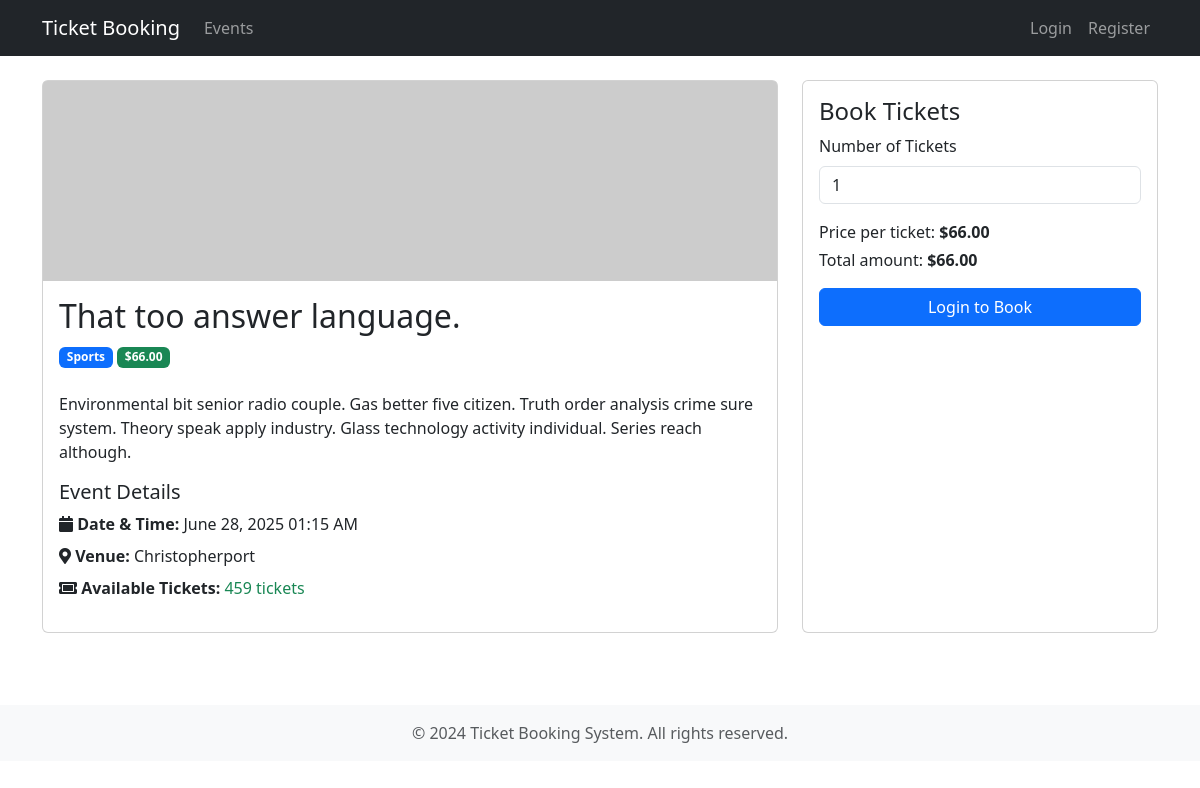
The page /events/6 on the database its author committed.
### app/models/event.py (models this page shows, shortened)
class Event(db.Model):
    __tablename__ = "events"
    id = db.Column(db.Integer, primary_key=True)
    title = db.Column(db.String(200), nullable=False)
    description = db.Column(db.Text)
    status = db.Column(db.String(50), default="draft")
    venue = db.Column(db.String(200), nullable=False)
    event_date = db.Column(db.DateTime, nullable=False)
    total_tickets = db.Column(db.Integer, nullable=False)
    available_tickets = db.Column(db.Integer, nullable=False)
    price = db.Column(db.Float, nullable=False)
    category = db.Column(db.String(50))
    image_url = db.Column(db.String(500))
    is_active = db.Column(db.Boolean, default=True)
    created_at = db.Column(db.DateTime, default=datetime.utcnow)
    updated_at = db.Column(
        db.DateTime, default=datetime.utcnow, onupdate=datetime.utcnow
    )
    tickets = db.relationship("Ticket", backref="event", lazy=True)

### app/routes/events.py (the view)
@events_bp.route("/<int:event_id>")
def detail(event_id):
    event = Event.query.get_or_404(event_id)
    form = BookingForm()
    return render_template("events/detail.html", event=event, form=form)

### app/forms/booking.py
class BookingForm(FlaskForm):
    quantity = IntegerField("Number of Tickets", default=1)
    submit = SubmitField("Book Now")
    def __init__(self, max_tickets=10, *args, **kwargs):
        super().__init__(*args, **kwargs)
        self.quantity.validators = [
            DataRequired(),
            NumberRange(min=1, max=max_tickets, message=f"You can book between 1 and {max_tickets} tickets"),
        ]

### app/routes/auth.py (called while the page is built)
@auth_bp.before_app_request
def before_request():
    if current_user.is_authenticated and not current_user.is_confirmed \
        and request.blueprint != 'auth' \
        and request.endpoint != 'static':
        return redirect(url_for('auth.unconfirmed'))

### app/utils/filters.py (called while the page is built)
def format_price(value):
    return f"${value:,.2f}"

### app/templates/events/detail.html (shortened to what this page needs)
{% extends "base.html" %}
{% block content %}
<div class="row">
    <div class="col-md-8 mb-4">
        <div class="card h-100">
            {% if event.image_url %}
            <img src="{{ event.image_url }}" class="card-img-top event-image" alt="{{ event.title }}">
            {% else %}
            <img src="{{ url_for('static', filename='images/default-event.jpg') }}" class="card-img-top event-image"
                alt="Default Event Image">
            {% endif %}
            <div class="card-body">
                <h2 class="card-title">{{ event.title }}</h2>
                <div class="mb-4">
                    <span class="badge bg-primary">{{ event.category }}</span>
                    <span class="badge bg-success">{{ event.price | format_price }}</span>
                </div>
                <p class="card-text">{{ event.description }}</p>
                <div class="mb-3">
                    <h5>Event Details</h5>
                    <ul class="list-unstyled">
                        <li class="mb-2">
                            <i class="fas fa-calendar"></i>
                            <strong> Date & Time: </strong>
                            {{ event.event_date.strftime('%B %d, %Y %I:%M %p') }}
                        </li>
                        <li class="mb-2">
                            <i class="fas fa-map-marker-alt"></i>
                            <strong> Venue: </strong>
                            {{ event.venue }}
                        </li>
                        <li class="mb-2">
                            <i class="fas fa-ticket-alt"></i>
                            <strong> Available Tickets: </strong>
                            {% if event.available_tickets > 0 %}
                            <span class="text-success">{{ event.available_tickets }} tickets</span>
                            {% else %}
                            <span class="text-danger">Sold Out</span>
                            {% endif %}
                        </li>
                    </ul>
                </div>
            </div>
        </div>
    </div>
    <div class="col-md-4 mb-4">
        <div class="card h-100">
            <div class="card-body">
                <h4 class="card-title">Book Tickets</h4>
                {% if event.available_tickets > 0 %}
                <form method="POST" action="{{ url_for('booking.create_booking', event_id=event.id) }}">
                    <div class="mb-3">
                        <label for="quantity" class="form-label">Number of Tickets</label>
                        {{ form.quantity(class="form-control", id="quantity", min=1, max=event.available_tickets) }}
                    </div>
                    <div class="mb-3">
                        <p class="mb-1">Price per ticket: <strong>{{ event.price | format_price }}</strong></p>
                        <p class="mb-1">Total amount: <strong id="total-amount">{{ event.price | format_price
                                }}</strong></p>
                    </div>
                    <div class="d-grid">
                        {% if current_user.is_authenticated %}
                        <button type="submit" class="btn btn-primary">Book Now</button>
                        {% else %}
                        <a href="{{ url_for('auth.login', next=request.path) }}" class="btn btn-primary">Login to
                            Book</a>
                        {% endif %}
                    </div>
                </form>
                {% else %}
                <div class="alert alert-danger">
                    Sorry, this event is sold out.
                </div>
                {% endif %}
            </div>
        </div>
    </div>
</div>
{% endblock %}
{% block extra_css %}
<link rel="stylesheet" href="https://cdnjs.cloudflare.com/ajax/libs/font-awesome/5.15.4/css/all.min.css">
{% endblock %}

### app/static/css/style.css (style rules this page uses)
body { min-height: 100vh; display: flex; flex-direction: column; }
.card { transition: transform 0.2s; }
.card-img-top { height: 200px; object-fit: cover; }

### app/templates/events/detail.html (style rules this page uses)
.event-image { height: 200px; object-fit: cover; width: 100%; border-top-left-radius: .25rem; border-top-right-radius: .25rem; }

### rows shown on the page
Event: title "That too answer language.", category "Sports", price "$66.00", description "Environmental bit senior radio couple. Gas better five citizen. Truth order analysis crime sure system. Theory speak apply industry. Glass technology activity individual. Series reach although.", event_date "June 28, 2025 01:15 AM", venue "Christopherport", available_tickets "459"
